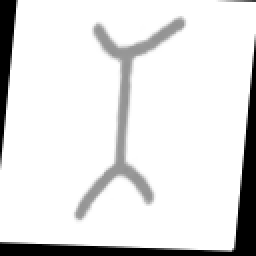
#> input picture data/letters/letter_1/1_aug_104.png, 128 x 128 px (shown 2 times larger)
$ python -i data_preprocessing.py   (imports and definitions only)
#> lines starting #> are read from the running program, lines starting #| are printed output that depends on the picture; after the words box and inside, x2 and y2 are one past the last pixel; in counts of white or black regions, pixels touching at a corner belong together
import os
import json
import cv2
import numpy as np
from sklearn.preprocessing import LabelEncoder
from sklearn.model_selection import train_test_split
import albumentations as A
from typing import Tuple, List, Any

def preprocess_image(image_path: str, target_size: Tuple[int, int] = (128, 128)) -> np.ndarray:
    """
    معالجة الصورة للتدريب مع تحسينات إضافية

    Args:
        image_path (str): مسار الصورة
        target_size (Tuple[int, int]): حجم الصورة المستهدف

    Returns:
        np.ndarray: الصورة المعالجة
    """
#> called with image_path = '../data/letters/letter_1/1_aug_104.png', target_size = (128, 128)
    try:
        # قراءة الصورة باللون الرمادي
        image = cv2.imread(image_path, cv2.IMREAD_GRAYSCALE)
#> image is the input picture: shape (128, 128); min 0, max 255, mean 225.2

        if image is None:
            print(f"خطأ في قراءة الصورة: {image_path}")
            return None

        # تغيير الحجم مع الحفاظ على نسبة العرض للارتفاع
        h, w = image.shape[:2]
#> h = 128; w = 128
        aspect_ratio = w / h
#> aspect_ratio = 1

        if aspect_ratio > 1:
            new_w = target_size[0]
            new_h = int(new_w / aspect_ratio)
        else:
            new_h = target_size[1]
            new_w = int(new_h * aspect_ratio)
#> new_w = 128

        resized_image = cv2.resize(image, (new_w, new_h), interpolation=cv2.INTER_AREA)

        # إضافة حواف سوداء للحفاظ على الحجم
        canvas = np.zeros(target_size, dtype=np.uint8)
        x_offset = (target_size[0] - new_w) // 2
#> x_offset = 0
        y_offset = (target_size[1] - new_h) // 2
        canvas[y_offset:y_offset+new_h, x_offset:x_offset+new_w] = resized_image

        # تحسين التباين باستخدام CLAHE
        clahe = cv2.createCLAHE(clipLimit=2.0, tileGridSize=(8,8))
        enhanced_image = clahe.apply(canvas)

        # تنعيم الصورة
        blurred = cv2.GaussianBlur(enhanced_image, (3, 3), 0)
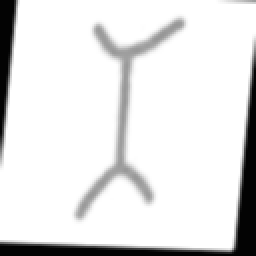
#> blurred: shape (128, 128) (shown 2 times larger); min 3, max 255, mean 226.4

        # استخراج الحواف باستخدام Canny
        edges = cv2.Canny(blurred, 50, 150)
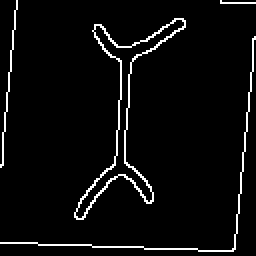
#> edges: shape (128, 128) (shown 2 times larger); 4.4% white in thin lines or dots

        # دمج الصورة الأصلية مع الحواف
        combined = cv2.addWeighted(canvas, 0.7, edges, 0.3, 0)
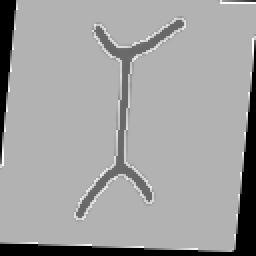
#> combined: shape (128, 128) (shown 2 times larger); min 0, max 255, mean 160.7

        # نرمجة القيم
        normalized_image = combined / 255.0

        return normalized_image
    except Exception as e:
        print(f"خطأ في معالجة الصورة {image_path}: {e}")
        return None

# [143 lines left out: functions augment_image, load_data, split_data, main, not called in this run]

# [2 lines not run here, left out]

>>> result = preprocess_image('../data/letters/letter_1/1_aug_104.png')

$ run again, on data/letters/letter_10/10_aug_496.png
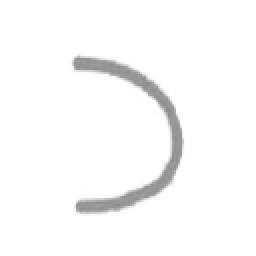
#> input picture data/letters/letter_10/10_aug_496.png, 128 x 128 px (shown 2 times larger)
#> in preprocess_image, image is the input picture: shape (128, 128); min 140, max 255, mean 249.4
#> in preprocess_image, `edges = cv2.Canny(blurred, 50, 150)`:
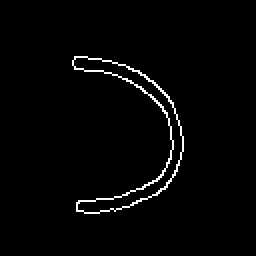
#> edges: shape (128, 128) (shown 2 times larger); 2% white in thin lines or dots, all inside (x1, y1, x2, y2) = (36, 28, 92, 107)
#> in preprocess_image, `combined = cv2.addWeighted(canvas, 0.7, edges, 0.3, 0)`:
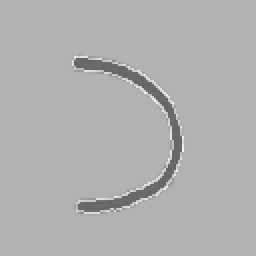
#> combined: shape (128, 128) (shown 2 times larger); min 98, max 249, mean 175.7

$ run again, on data/letters/letter_11/11_aug_108.png
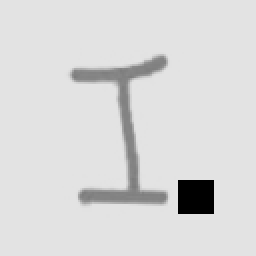
#> input picture data/letters/letter_11/11_aug_108.png, 128 x 128 px (shown 2 times larger)
#> in preprocess_image, image is the input picture: shape (128, 128); min 0, max 227, mean 217.5
#> in preprocess_image, `edges = cv2.Canny(blurred, 50, 150)`:
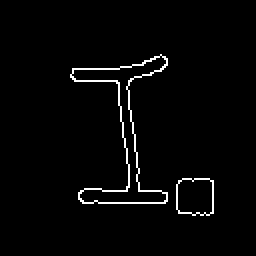
#> edges: shape (128, 128) (shown 2 times larger); 2.3% white in thin lines or dots, all inside (x1, y1, x2, y2) = (35, 27, 107, 108)
#> in preprocess_image, `combined = cv2.addWeighted(canvas, 0.7, edges, 0.3, 0)`:
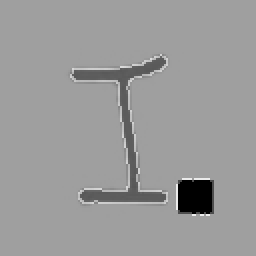
#> combined: shape (128, 128) (shown 2 times larger); min 0, max 235, mean 154.1
